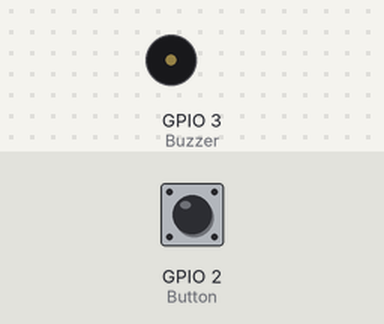
Bench run of a program on a simulated Raspberry Pi (BCM pin numbers). Shown: buzzer (waves = sounding, pin HIGH). Inputs (shaded band) come from the test bench; at power-on: GPIO 2 (Button) HIGH. The clock reads 2024-03-15 10:24:30 at power-on unless the program sets it; the camera gives no picture and a still takes 0.5 s.

Above: at 5.0 s.
5.1 s: GPIO 2 (Button) pulled LOW for 1 s
At 5.72 s:
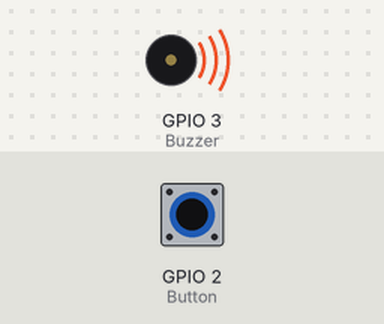
Timing chart, 0 to 8.1 s (numbered marks = the images above; inputs shaded):
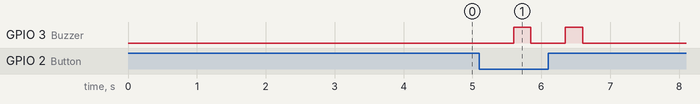

The program:

camdisp2.py
```python
#--------------------------------------------------------------
#
#              		SELFIE WITH DISPLAY
#              		===================
#
# In this program the camera is connected to the Raspberry Pi.
# In addition, a button is connected to GPIO 2, and a buzzer
# is connected to GPIO3. The buzzer is activated briefly after
# a picture is taken by pressing the button. i.e. the buzzer
# simulates the shutter sound.The captured pictures are stored
# with the names made up of the current date and time
#
# In this program 4 pictures are taken before the program exits
#
# Author: Dogan Ibrahim
# File  : camdisp2.py
# Date  : November 2020
#--------------------------------------------------------------
from picamera import PiCamera			# import picamera
import RPi.GPIO as GPIO				# import GPIO
import time					# import time
import datetime as dt				# import datetime
GPIO.setwarnings(False)				# disable warnings

camera = PiCamera()
GPIO.setmode(GPIO.BCM)				# set BCM pin number
Button = 2					# Button at GPIO 2
Buzzer = 3					# Buzzer at GPIO 3
GPIO.setup(Button, GPIO.IN, pull_up_down=GPIO.PUD_UP)
GPIO.setup(Buzzer, GPIO.OUT)
GPIO.output(Buzzer, 0)				# Buzzer OFF

camera.start_preview()
n = 0
#
# Start of the program loop. Check if the button is pressed
# and if so capture a picture and save it. The buzzzer simulates the
# shutter sound. This version of teh program takes 4 pictures before
# terminating
#

for x in range(4):				# Do 4 times
  while GPIO.input(Button) == 1:
     pass
  camera.capture('/home/pi/mypics/Pic%s.jpg' %(dt.datetime.now()))
  GPIO.output(Buzzer, 1)			# Buzzer ON
  time.sleep(0.25)			        # Wait 250ms
  GPIO.output(Buzzer, 0)		  	# Buzzer OFF
camera.stop_preview()
camera.close()
exit(0)
```

Measured:
- after the input at 5.1 s, GPIO 3 (Buzzer): alternates HIGH for 0.25 s and LOW for 0.50 s, 4 changes in all, then stays LOW, starting after 0.50 s
